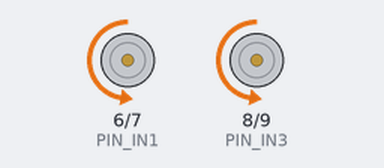
A sketch run on a simulated Arduino Uno, built with avr-gcc and run on an emulated ATmega328P. Shown: motor-driver pin pairs drawn as motors (green arrow = first pin HIGH = forward, orange = second pin HIGH = backward, longer = more drive, scaled by the enable pin).

Above: at 2.5 s.
At 4.0 s:
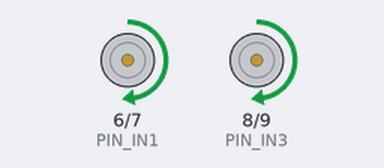
At 5.5 s:
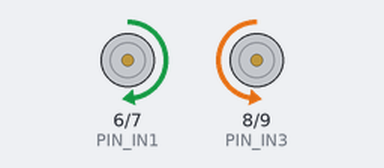
At 7.0 s:
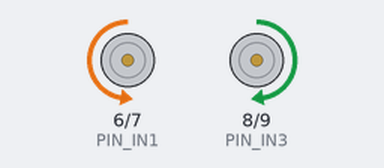
Timing chart, 0 to 9.8 s (numbered marks = the images above):
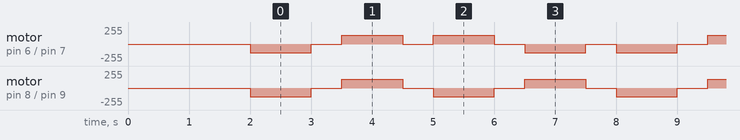

Measured:
- by itself, motor on pin 8 (PIN_IN3) / pin 9 (PIN_IN4): repeats every 3.0 s: stopped 0.50 s, forward 128/255 1.0 s, stopped 0.50 s, backward 128/255 1.0 s
- by itself, motor on pin 6 (PIN_IN1) / pin 7 (PIN_IN2): repeats every 6.0 s: 2 × (stopped 0.50 s, forward 128/255 1.0 s), 2 × (stopped 0.50 s, backward 128/255 1.0 s)

The sketch:

kimat_L293D_module_mobot_movement_v1.ino
```cpp
/***************************************************************************
 Example Code to move the motor of a 2 (or 4) wheel robot driven by the Kimat L293D Motor Driver Module.
 This is meant as a first test code. It moves the robot forward, backward, left and right with certain time intervals.

 This software is free provided that this notice is not removed and proper attribution
 is accorded to Layad Circuits and its Author(s).
 Layad Circuits invests resources in producing free software. By purchasing Layad Circuits'
 products or utilizing its services, you support the continuing development of free software
 for all.

 Author(s): C.D.Malecdan for Layad Circuits Electronics Engineering
 Revision: 1.0 - 2017/08/17 - initial creation
 Layad Circuits Electronics Engineering Supplies and Services
 B314 Lopez Bldg., Session Rd. cor. Assumption Rd., Baguio City, Philippines
 www.layadcircuits.com
 general: info@layadcircuits.com
 sales: sales@layadcircuits.com
 +63-916-442-8565

 * NOTES and WARNINGS:
 * Install right motor(s) on OUT1 and OUT2
 * Install left motor(s) on OUT3 and OUT4
 *
 * REG IN JUMPER
 *
 * 5-12V Motor:
 * If you are working with a 5-12V motor, then set the REG IN jumer to the VM position.
 * This jumper option will take the power for the logic circuit from the Motor Power terminals labeled VM.
 *
 * >12-20V Motor
 * If you are working on a motor above 12V up to 20V, then you must set the REG IN jumper to the EXT position.
 * You will need to connect a 5-12V / >= 100mA power supply for the logic circuit using the EXT and GND pins.
 *
 * MOTOR CURRENT:
 *
 * The L293D is rated for a maximum of 600mA continous motor current and 1.2A surge current per channel.
 * Make sure your motors do not exceed these ratings.
 *
 * SPEED CONTROL / EN1 and EN2 JUMPERS
 *
 * If you do not plan to control speed and want to operate at full speed, leave the EN1 and EN2 jumpers installed.
 * If you want to control speed using PWM, remove the jumpers and connect EN1 and EN2 (beside IN4) to PWM pins of your
 * microcontroller. For the Saleng Uno/Arduino Uno, this pins may be used for the EN1/EN2: pins 3,5,6,9,10,11.
 * If you are using the Arduino Mega2560, use pins 2-13.
 ****************************************************************************/

//Pin Assignments:
const byte PIN_IN1 = 6;
const byte PIN_IN2 = 7;
const byte PIN_IN3 = 8;
const byte PIN_IN4 = 9;
const byte PIN_EN1 = 3;
const byte PIN_EN2 = 5;

void speedSetting(byte val)
{
  analogWrite(PIN_EN1,val);
  analogWrite(PIN_EN2,val);
}

void forward()
{
  // move right motor(s) forward
  digitalWrite(PIN_IN1,LOW);
  digitalWrite(PIN_IN2,HIGH);
  // move left motor(s) forward
  digitalWrite(PIN_IN3,LOW);
  digitalWrite(PIN_IN4,HIGH);
}

void backward()
{
  // move right motor(s) backward
  digitalWrite(PIN_IN1,HIGH);
  digitalWrite(PIN_IN2,LOW);
  // move right motor(s) backward
  digitalWrite(PIN_IN3,HIGH);
  digitalWrite(PIN_IN4,LOW);
}

void turnleft()
{
  // move right motor(s) forward
  digitalWrite(PIN_IN1,LOW);
  digitalWrite(PIN_IN2,HIGH);
  // move left motor(s) backward
  digitalWrite(PIN_IN3,HIGH);
  digitalWrite(PIN_IN4,LOW);
}

void turnright()
{
  // move right motor(s) backward
  digitalWrite(PIN_IN1,HIGH);
  digitalWrite(PIN_IN2,LOW);
  // move left motor(s) forward
  digitalWrite(PIN_IN3,LOW);
  digitalWrite(PIN_IN4,HIGH);
}

void motorstop()
{
  digitalWrite(PIN_IN1,LOW);
  digitalWrite(PIN_IN2,LOW);
  digitalWrite(PIN_IN3,LOW);
  digitalWrite(PIN_IN4,LOW);
}


void setup() {
  pinMode(PIN_IN1,OUTPUT);
  pinMode(PIN_IN2,OUTPUT);
  pinMode(PIN_IN3,OUTPUT);
  pinMode(PIN_IN4,OUTPUT);
  pinMode(PIN_EN1,OUTPUT);
  pinMode(PIN_EN2,OUTPUT);

  motorstop();
  delay(2000);
  speedSetting(128);

}

void loop() {
  forward(); // call this function to move the robot forward
  delay(1000);
  motorstop();
  delay(500);
  backward();// call this function to move the robot backward
  delay(1000);
  motorstop();
  delay(500);
  turnright(); // call this function to turn the robot right
  delay(1000);
  motorstop();
  delay(500);
  turnleft(); // call this function to turn the robot left
  delay(1000);
  motorstop();
  delay(500);
}
```
